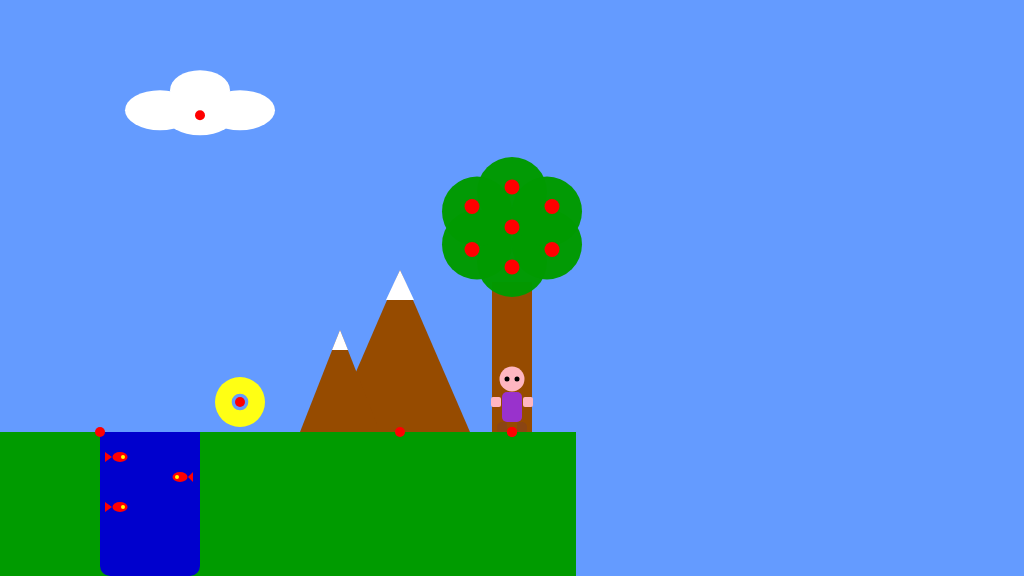
Frame 1 (no input)
Frame 60 (no input): identical to frame 1, image omitted
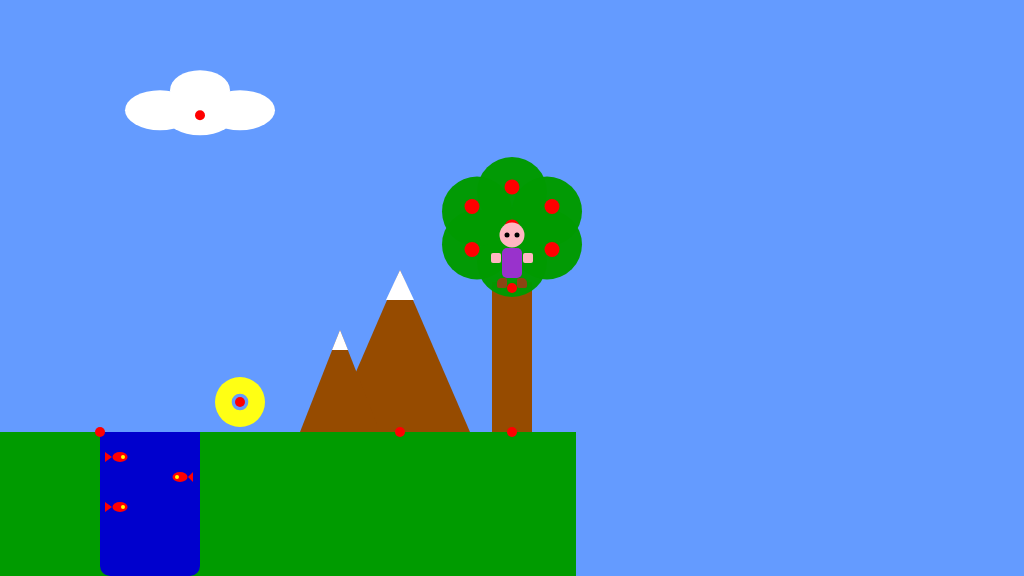
Frame 120 (the mouse pressed at the canvas centre since frame 60)

The p5.js sketch that drew these frames (run headless with seeded random() and noise() and a simulated clock; from frame 60 on, the mouse is pressed at the canvas centre):

// p5.js sketch
// ── sketch.js
/*

The Game Project

2b - Using variables

*/

var floorPos_y;

var gameChar_x;
var gameChar_y;

var treePos_x;
var treePos_y;

var canyon;
var collectable;

var mountain;
var cloud;


function setup()
{
	createCanvas(1024, 576);
	floorPos_y = 432; //NB. we are now using a variable for the floor position

	//NB. We are now using the built in variables height and width
	gameChar_x = width/2;
	gameChar_y = floorPos_y;

	treePos_x = width/2;
	treePos_y = floorPos_y;

	canyon = 
	{
		x_pos: 100,
		width: 100,
	}

	collectable = 
	{
		x_pos: 240,
		y_pos: 402,
		size: 50
	}

	mountain = 
	{
		x_pos : 400,
		size : 1
	}
	cloud = 
	{
		x_pos : 200,
		y_pos : height * 0.2,
		size : 1
	}

}

function draw()
{
	background(100, 155, 255); //fill the sky blue

	noStroke();
	fill(0, 155, 0);
	rect(0, floorPos_y, height, width - floorPos_y); //draw some green ground

	// clouds
	fill(255)
	
	ellipse(
		cloud.x_pos,
		cloud.y_pos,
		70 * cloud.size,
		40 * cloud.size
		)
	ellipse(
		cloud.x_pos - 40 * cloud.size,
		cloud.y_pos - 5 * cloud.size,
		70  * cloud.size,
		40 * cloud.size
		)
	ellipse(
		cloud.x_pos + 40 * cloud.size,
		cloud.y_pos - 5 * cloud.size,
		70 * cloud.size,
		40 * cloud.size
		)
	ellipse(
		cloud.x_pos,
		cloud.y_pos - 25  * cloud.size,
		60 * cloud.size,
		40 * cloud.size
		)
	fill("red")
	ellipse(cloud.x_pos, cloud.y_pos, 10)

	// mountain
	fill(150,75,0)
	triangle(
		mountain.x_pos,
		floorPos_y - 162 * mountain.size,
		mountain.x_pos + 70 * mountain.size, 
		floorPos_y,
		mountain.x_pos - 70 * mountain.size,
		floorPos_y) // big
	triangle(
		mountain.x_pos - 60 * mountain.size,
		floorPos_y - 102 * mountain.size,
		mountain.x_pos -100 * mountain.size,
		floorPos_y,
		mountain.x_pos - 20 * mountain.size,
		floorPos_y)
	// snow on mountains
	fill(255)
	triangle(
		mountain.x_pos,
		floorPos_y - 162 * mountain.size,
		mountain.x_pos + 14 * mountain.size,
		floorPos_y - 132  * mountain.size,
		mountain.x_pos - 14 * mountain.size,
		floorPos_y - 132 * mountain.size
		)
	triangle(
		mountain.x_pos - 60 * mountain.size,
		floorPos_y - 102 * mountain.size,
		mountain.x_pos - 68 * mountain.size,
		floorPos_y - 82 * mountain.size,
		mountain.x_pos - 52 * mountain.size,
		floorPos_y - 82 * mountain.size,
		)

	fill('red');
	ellipse(mountain.x_pos, floorPos_y, 10)

	// canyon
	fill(0,0,205)
	rect(canyon.x_pos, floorPos_y, canyon.width, height - floorPos_y , 0, 0, 10, 10)
	fill(255,0,0)

	// fish 1
	ellipse(canyon.x_pos + 20, floorPos_y + 25, 15,10)
	triangle(canyon.x_pos + 12, floorPos_y + 25 ,canyon.x_pos + 5, floorPos_y + 20,canyon.x_pos + 5, floorPos_y + 30)

	// fish 2
	ellipse(canyon.x_pos + canyon.width - 20, floorPos_y + 45, 15,10)
	triangle(canyon.x_pos + canyon.width - 12, floorPos_y + 45 ,canyon.x_pos + canyon.width - 7, floorPos_y + 40,canyon.x_pos + canyon.width - 7, floorPos_y + 50)

	// fish 3
	ellipse(canyon.x_pos + 20, floorPos_y + 75, 15,10)
	triangle(canyon.x_pos + 12, floorPos_y + 75 ,canyon.x_pos + 5, floorPos_y + 70,canyon.x_pos + 5, floorPos_y + 80)

	// fish eyes
	stroke(255,255, 0)
	strokeWeight(4)
	point(canyon.x_pos + 23, floorPos_y + 25)
	point(canyon.x_pos + canyon.width - 23, floorPos_y + 45)
	point(canyon.x_pos + 23, floorPos_y + 75)
	noStroke();

	fill("red")
	ellipse(canyon.x_pos, floorPos_y, 10)
	
	// tree
	fill(150,75,0)
	rect(treePos_x - 20 , treePos_y - 150,40,150)
	fill(0,155,0,250);

	ellipse(treePos_x ,treePos_y - 170,70,70)
	ellipse(treePos_x ,treePos_y - 240,70,70)
	ellipse(treePos_x-35 ,treePos_y - 187.5,70,70)
	ellipse(treePos_x-35 ,treePos_y - 220.5,70,70)
	ellipse(treePos_x+35 ,treePos_y - 187.5,70,70)
	ellipse(treePos_x+35 ,treePos_y - 220.5,70,70)

	// fruits
	fill(255,0,0)
	ellipse(treePos_x ,treePos_y - 245,15,15)
	ellipse(treePos_x ,treePos_y - 165,15,15)
	ellipse(treePos_x - 40,treePos_y - 182.5,15,15)
	ellipse(treePos_x + 40,treePos_y - 182.5,15,15)
	ellipse(treePos_x - 40,treePos_y - 225.5,15,15)
	ellipse(treePos_x + 40,treePos_y - 225.5,15,15)
	ellipse(treePos_x ,treePos_y - 205,15,15)


	fill("red")
	ellipse(treePos_x, treePos_y, 10)

	// collectable
	fill(255,255,20)
	circle( collectable.x_pos, collectable.y_pos, collectable.size )
	fill(100, 155, 255)
	circle( collectable.x_pos, collectable.y_pos, collectable.size/3 )

	fill("red")
	ellipse(collectable.x_pos, collectable.y_pos, 10)

	// Character
	//head
	fill(255, 182, 193);
	ellipse(gameChar_x, gameChar_y - 53, 25,25);

	//hands
	rect(gameChar_x- 21, gameChar_y- 35, 10,10, 2);
	rect(gameChar_x+ 11, gameChar_y- 35, 10,10, 2);

	// eyes
	fill(0);
	ellipse(gameChar_x - 5, gameChar_y - 53, 5,5);
	ellipse(gameChar_x + 5, gameChar_y - 53, 5,5);
	
	// feet
	fill(139, 69, 19);
	rect(gameChar_x- 15, gameChar_y- 10, 10,10,5,2,2,2);
	rect(gameChar_x+ 5, gameChar_y- 10, 10,10,2,5,2,2);
	
	// body
	fill(153,50,204);
	rect(gameChar_x- 10, gameChar_y - 40, 20, 30, 5);

	fill("red");
	ellipse(gameChar_x, gameChar_y, 10);


}

function mousePressed()
{
	gameChar_x = mouseX;
	gameChar_y = mouseY;

}
